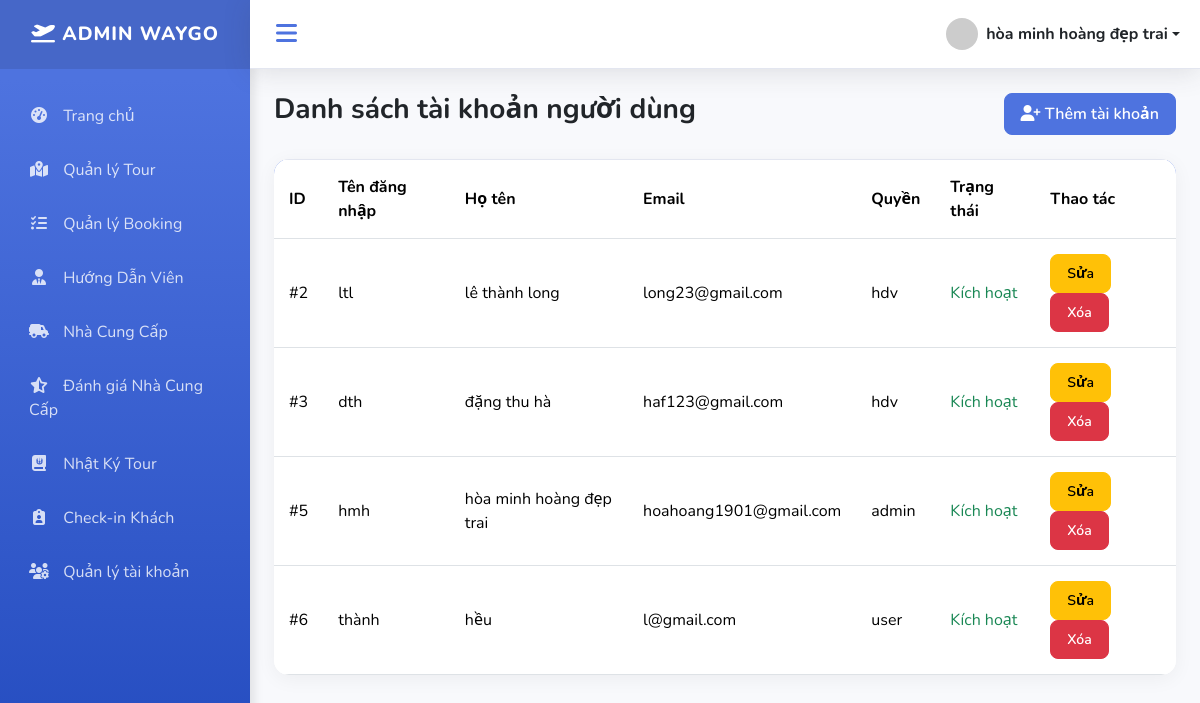
The app's page /index.php?action=user_list (signed in) with its own data.
### tables this page shows
CREATE TABLE `users` (
  `id` int NOT NULL,
  `username` varchar(50) NOT NULL,
  `password` varchar(255) NOT NULL,
  `full_name` varchar(100) DEFAULT NULL,
  `email` varchar(100) DEFAULT NULL,
  `role` enum('admin','staff','user','hdv') DEFAULT 'user',
  `created_at` timestamp NULL DEFAULT CURRENT_TIMESTAMP,
  `status` tinyint(1) NOT NULL DEFAULT '1',
  `hdv_id` int DEFAULT NULL
);

### controllers/UserController.php (called while the page is built, shortened)
<?php
include_once 'models/UserModel.php';
class UserController
{
    private $userModel;
    public function __construct()
    {
        $this->userModel = new UserModel();
    }
    public function listUser()
    {
        $users = $this->userModel->getAllUsers();
        include 'views/admin/users/user_list.php';
    }
}

### index.php (called while the page is built, shortened)
<?php
require_once './routes/index.php';

### models/BaseModel.php (called while the page is built, shortened)
<?php
class BaseModel
{
    public function __construct()
    {
        $dsn = sprintf('mysql:host=%s;port=%s;dbname=%s;charset=utf8', DB_HOST, DB_PORT, DB_NAME);
        try {
            $this->pdo = new PDO($dsn, DB_USERNAME, DB_PASSWORD, DB_OPTIONS);
        } catch (PDOException $e) {
            die("Kết nối cơ sở dữ liệu thất bại: {$e->getMessage()}. Vui lòng thử lại sau.");
        }
    }
}

### models/UserModel.php (called while the page is built, shortened)
<?php
require_once "BaseModel.php";
class UserModel extends BaseModel
{
    public function getAllUsers()
    {
        $stmt = $this->pdo->query("SELECT id, username, full_name, email, role, status FROM users");
        return $stmt->fetchAll(PDO::FETCH_OBJ);
    }
}

### views/admin/users/user_list.php (the view)
<?php include PATH_VIEW . 'layouts/header.php'; ?>
<div class="d-flex justify-content-between align-items-center mb-4">
    <h1 class="h3 text-gray-800 fw-bold">Danh sách tài khoản người dùng</h1>
    <a href="index.php?action=user_add" class="btn btn-primary">
        <i class="fa-solid fa-user-plus"></i> Thêm tài khoản
    </a>
</div>
<div class="card card-modern">
    <div class="card-body p-0">
        <div class="table-responsive">
            <table class="table table-modern table-hover align-middle mb-0">
                <thead>
                    <tr>
                        <th>ID</th>
                        <th>Tên đăng nhập</th>
                        <th>Họ tên</th>
                        <th>Email</th>
                        <th>Quyền</th>
                        <th>Trạng thái</th>
                        <th>Thao tác</th>
                    </tr>
                </thead>
                <tbody>
                    <?php foreach ($users as $user): ?>
                        <tr>
                            <td>#<?= $user->id ?></td>
                            <td><?= htmlspecialchars($user->username) ?></td>
                            <td><?= htmlspecialchars($user->full_name) ?></td>
                            <td><?= htmlspecialchars($user->email) ?></td>
                            <td><?= htmlspecialchars($user->role) ?></td>
                            <td>
                                <?= ($user->status == 1)
                                    ? "<span class='text-success'>Kích hoạt</span>"
                                    : "<span class='text-danger'>Khóa</span>"; ?>
                            </td>
                            <td>
                                <a href="index.php?action=user_edit&id=<?= $user->id ?>" class="btn btn-sm btn-warning">Sửa</a>
                                <a href="index.php?action=user_delete&id=<?= $user->id ?>"
                                    class="btn btn-sm btn-danger"
                                    onclick="return confirm('Bạn có chắc muốn xóa tài khoản này?');">
                                    Xóa
                                </a>
                            </td>
                        </tr>
                    <?php endforeach; ?>
                </tbody>
            </table>
        </div>
    </div>
</div>

### assets/css/dashboard.css (style rules this page uses)
:root { --primary-color: #4e73df; --secondary-color: #858796; --success-color: #1cc88a; --info-color: #36b9cc; --warning-color: #f6c23e; --danger-color: #e74a3b; --dark-bg: #222e3c; --light-bg: #f8f9fc; --sidebar-width: 250px; --sidebar-collapsed-width: 70px; --transition-speed: 0.3s; }
body { background-color: var(--light-bg); font-family: 'Nunito', 'Segoe UI', sans-serif; overflow-x: hidden; }
.card-modern { border: none; border-radius: 15px; box-shadow: 0 4px 20px rgba(0, 0, 0, 0.05); transition: transform 0.3s ease; background: #fff; overflow: hidden; height: auto !important; min-height: 0; }
.table-modern { background: #fff; border-radius: 10px; overflow: hidden; box-shadow: 0 0 20px rgba(0,0,0,0.05); width: 100%; margin-bottom: 1rem; color: #212529; }
.table-modern thead { background-color: var(--primary-color); color: white; }
.table-modern th, .table-modern td { padding: 15px; vertical-align: middle; border-top: 1px solid #e3e6f0; }
.btn { border-radius: 8px; padding: 8px 16px; font-weight: 600; transition: all 0.3s; }
.btn-primary { background-color: var(--primary-color); border-color: var(--primary-color); }

### records on screen
users: id "2", username "ltl", full_name "lê thành long", email "long23@gmail.com", role "hdv", status "Kích hoạt"
users: id "3", username "dth", full_name "đặng thu hà", email "haf123@gmail.com", role "hdv", status "Kích hoạt"
users: id "5", username "hmh", full_name "hòa minh hoàng đẹp trai", email "hoahoang1901@gmail.com", role "admin", status "Kích hoạt"
users: id "6", username "thành", full_name "hều", email "l@gmail.com", role "user", status "Kích hoạt"

### other values on screen
$_SESSION['user_name'] "hòa minh hoàng đẹp trai"
